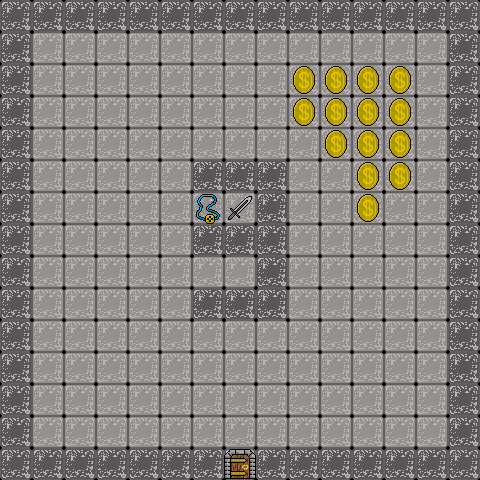

Below is a game level as drawn by its tile map, then a one-line description and the .tmx file that defines it, in full:
An orthogonal 15x15 tile map with 32x32 px tiles, 2 tile layers (base_layer, image_layer) and 1 object (south).

<map version="1.10" tiledversion="1.10.2" orientation="orthogonal" renderorder="right-down" width="15" height="15" tilewidth="32" tileheight="32" infinite="0" nextlayerid="4" nextobjectid="2">
 <tileset firstgid="1" source="tile_atlas.tsx" />
 <layer id="1" name="base_layer" width="15" height="15">
  <data encoding="csv">
7,7,7,7,7,7,7,7,7,7,7,7,7,7,7,
7,3,3,3,3,3,3,3,3,3,3,3,3,3,7,
7,3,3,3,3,3,3,3,3,3,3,3,3,3,7,
7,3,3,3,3,3,3,3,3,3,3,3,3,3,7,
7,3,3,3,3,3,3,3,3,3,3,3,3,3,7,
7,3,3,3,3,3,7,7,7,3,3,3,3,3,7,
7,3,3,3,3,3,3,3,7,3,3,3,3,3,7,
7,3,3,3,3,3,7,7,7,3,3,3,3,3,7,
7,3,3,3,3,3,3,3,7,3,3,3,3,3,7,
7,3,3,3,3,3,7,7,7,3,3,3,3,3,7,
7,3,3,3,3,3,3,3,3,3,3,3,3,3,7,
7,3,3,3,3,3,3,3,3,3,3,3,3,3,7,
7,3,3,3,3,3,3,3,3,3,3,3,3,3,7,
7,3,3,3,3,3,3,3,3,3,3,3,3,3,7,
7,7,7,7,7,7,7,7,7,7,7,7,7,7,7
</data>
 </layer>
 <layer id="2" name="image_layer" width="15" height="15">
  <data encoding="csv">
0,0,0,0,0,0,0,0,0,0,0,0,0,0,0,
0,0,0,0,0,0,0,0,0,0,0,0,0,0,0,
0,0,0,0,0,0,0,0,0,2,2,2,2,0,0,
0,0,0,0,0,0,0,0,0,2,2,2,2,0,0,
0,0,0,0,0,0,0,0,0,0,2,2,2,0,0,
0,0,0,0,0,0,0,0,0,0,0,2,2,0,0,
0,0,0,0,0,0,1,6,0,0,0,2,0,0,0,
0,0,0,0,0,0,0,0,0,0,0,0,0,0,0,
0,0,0,0,0,0,0,0,0,0,0,0,0,0,0,
0,0,0,0,0,0,0,0,0,0,0,0,0,0,0,
0,0,0,0,0,0,0,0,0,0,0,0,0,0,0,
0,0,0,0,0,0,0,0,0,0,0,0,0,0,0,
0,0,0,0,0,0,0,0,0,0,0,0,0,0,0,
0,0,0,0,0,0,0,0,0,0,0,0,0,0,0,
0,0,0,0,0,0,0,4,0,0,0,0,0,0,0
</data>
 </layer>
 <objectgroup id="3" name="path_layer">
  <object id="1" name="south" x="240.48" y="464.97">
   <properties>
    <property name="col" type="int" value="7" />
    <property name="row" type="int" value="0" />
    <property name="south" type="int" value="1" />
   </properties>
  </object>
 </objectgroup>
</map>
